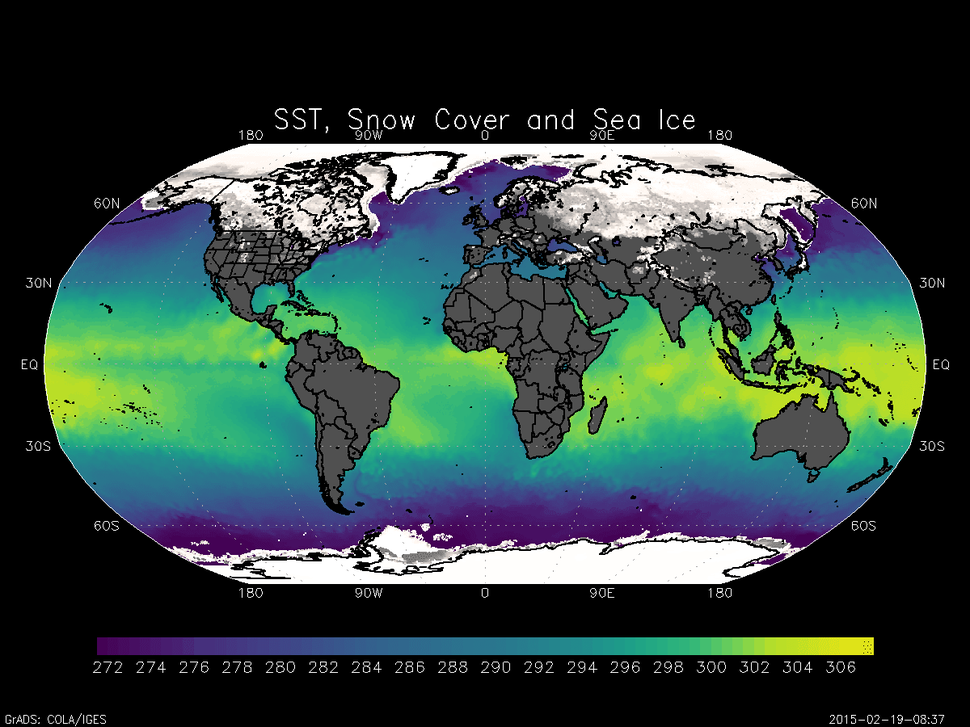
#> input picture images/SST_viridis.png, 970 x 727 px, shrunk from 1200 x 900 before the run
$ python fixthejet.py --input images/SST_viridis.png --output out.png
#> lines starting #> are read from the running program, lines starting #| are printed output that depends on the picture; after the words box and inside, x2 and y2 are one past the last pixel; in counts of white or black regions, pixels touching at a corner belong together
# -*- coding: utf-8 -*-
"""
Created on Sat Apr 14 10:47:23 2018
@author: kkrao

Works in Python 3. only.
Credits: Carreau
Code forked from https://github.com/Carreau/miscs/blob/master/Viridisify.ipynb
"""
from __future__ import division
import matplotlib.pyplot as plt
import numpy as np
import matplotlib.colors as colors
from matplotlib import cm
from scipy.spatial import cKDTree
# from ipywidgets import interact
import matplotlib.image as mpimg
from matplotlib.ticker import NullLocator
from PIL import Image
from argparse import ArgumentParser


def build_parser():
    parser = ArgumentParser()
    parser.add_argument('--input',
            dest='input', help='content image',
            metavar='INPUT', required=True)
    parser.add_argument('--output',
            dest='output', help='output path',
            metavar='OUTPUT', required=True)
    parser.add_argument('--colormap', type=str,
            dest='cout', help='cout (default %(default)s)',
            metavar='COUT', default='viridis')
    return parser


def read_image(file_name):
#> called with file_name = 'images/SST_viridis.png'
    if file_name.rpartition('.')[-1]=='jpg':
        divide_by = 255.
    elif file_name.rpartition('.')[-1]=='jpeg':
        divide_by = 255.
    elif file_name.rpartition('.')[-1]=='png':
        divide_by = 1.
    else:
        raise IOError('%s file format not supported. Try .jpg/.png'%file_name.rpartition('.')[-1])
    img = mpimg.imread(file_name, format = file_name[-3:])[:,:,:3]/divide_by
    return img


#@interact(sub=(0, 500), d=(0,1,0.05))
def convert_image(img, cout, d=0.2,sub=256, cin='jet'):

#> called with cout = 'viridis', d = 0.2, sub = 256, cin = 'jet'
    viridis = plt.get_cmap(cout)
    jet = plt.get_cmap(cin)
    jet256 = jet(range(sub))[:, :3]
    # jet256 = colors.makeMappingArray(sub, jet)[:, :3] #deprecated 3.2.1 onwards
    K = cKDTree(jet256)
    oshape = img.shape
#> oshape = (727, 970, 3)
    img_data = img.reshape((-1,3))
    res = K.query(img_data, distance_upper_bound=d)
    indices = res[1]
    l = len(jet256)
    indices = indices.reshape(oshape[:2])
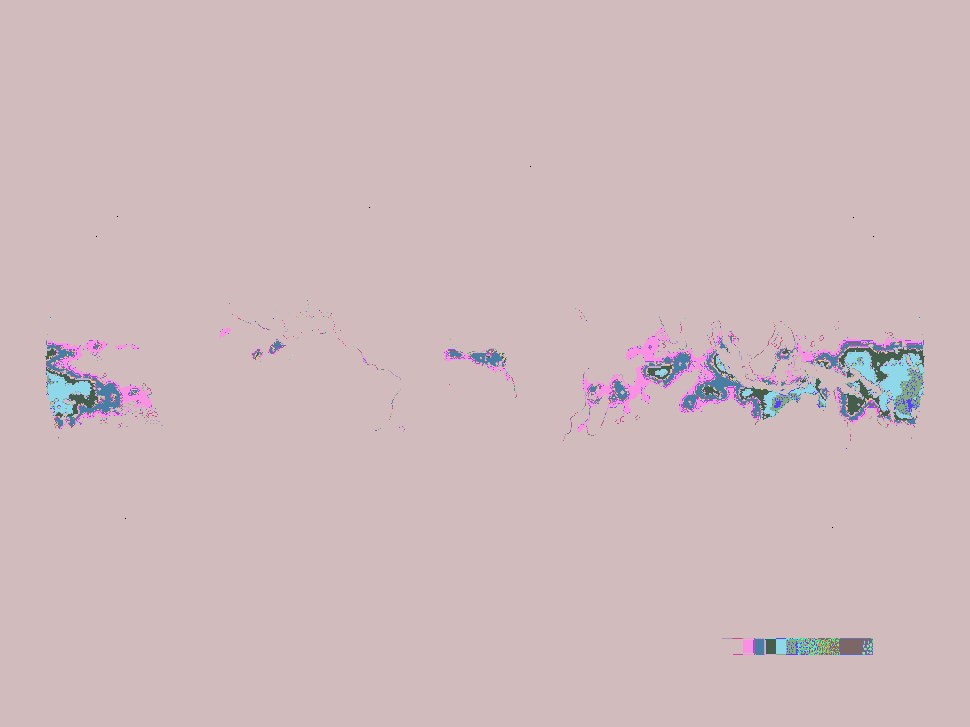
#> indices: shape (727, 970) int64; 52 distinct labels, from 0 to 256; one colour per label, 0 black
    remapped = indices
    indices.max()
    mask = (indices == l)
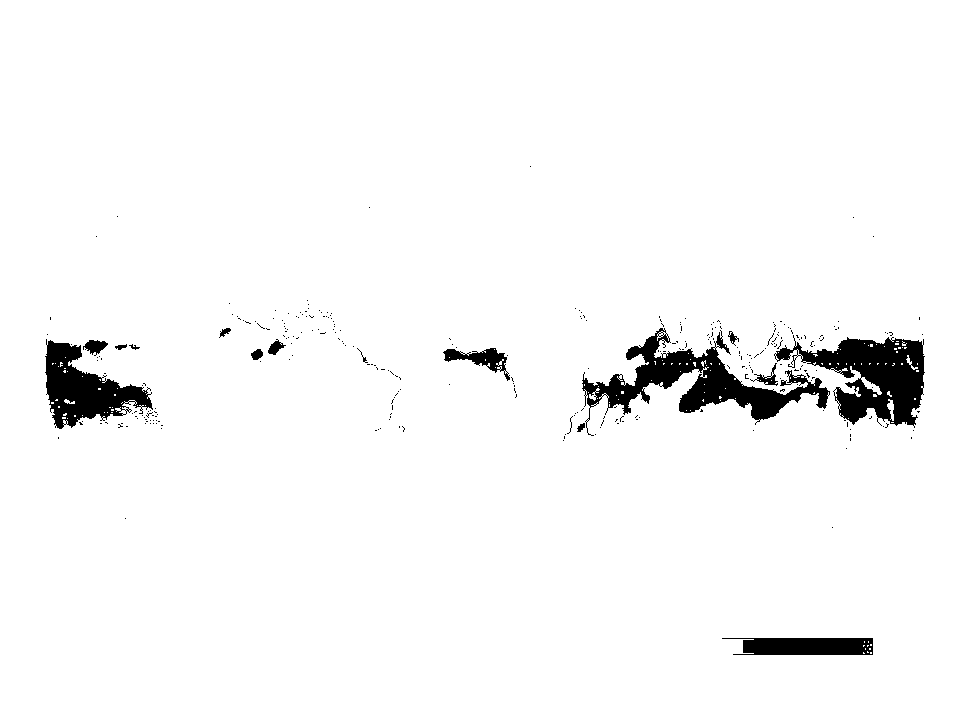
#> mask: shape (727, 970) bool; 96.7% white; 300 black regions (285 under 20 px), largest, box (x1, y1, x2, y2) and area: (582, 328, 830, 436) 7306, (774, 335, 925, 428) 6667, (45, 339, 153, 429) 4532
    remapped = remapped / (l-1)
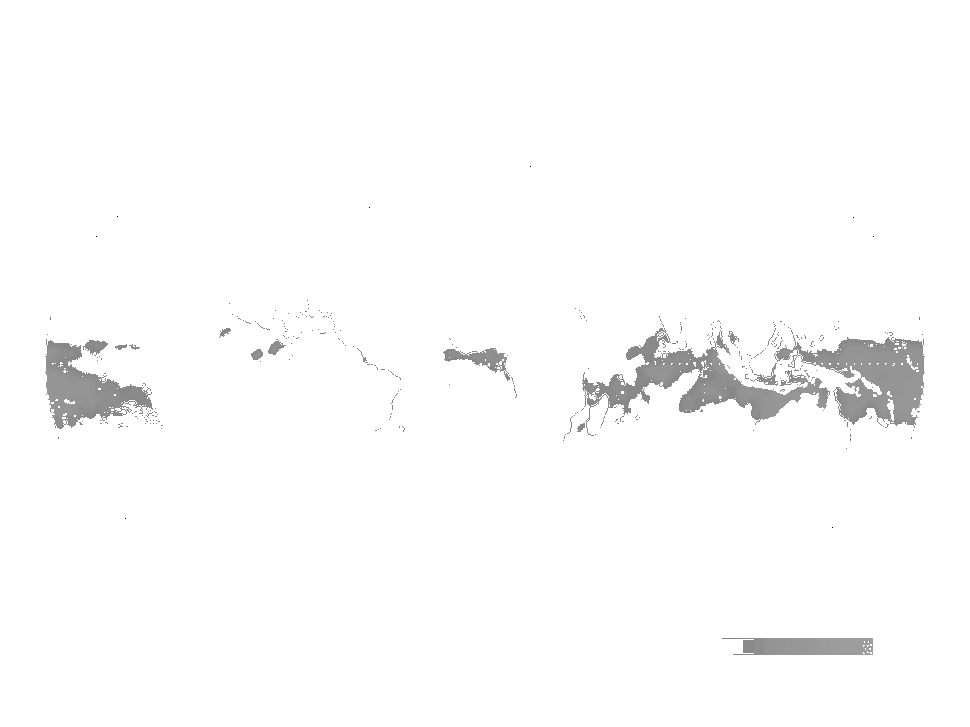
#> remapped: shape (727, 970) float64; min 0, max 1, mean 0.99; drawn with min black and max white
    mask = np.stack( [mask]*3, axis=-1)
    blend = np.where(mask, img, viridis(remapped)[:,:,:3])
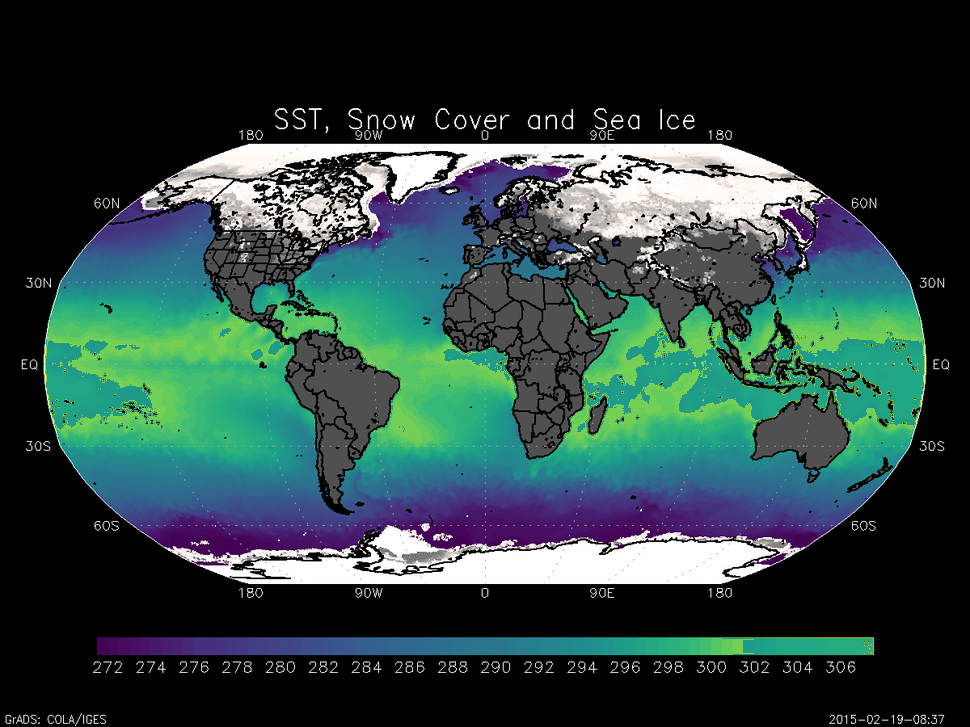
#> blend: shape (727, 970, 3) float64; mean of channels 0, 1, 2 0.173, 0.261, 0.252; drawn as R, G, B

    return img, blend


def save_image(blend, path):
#> called with path = 'out.png'
    mpimg.imsave(path, blend)


def main():
    parser = build_parser()
    options = parser.parse_args()
    try:
        img = read_image(options.input)
    except:
        raise IOError('%s does not exist'%options.input)
    img, blend = convert_image(img = img, cout = options.cout,cin = 'jet')
    try:
        save_image(blend, options.output)
    except:
        raise IOError('%s is not writable or does not have a valid file \
                      extension for an image file'%options.output)


if __name__ == '__main__':
    main()
